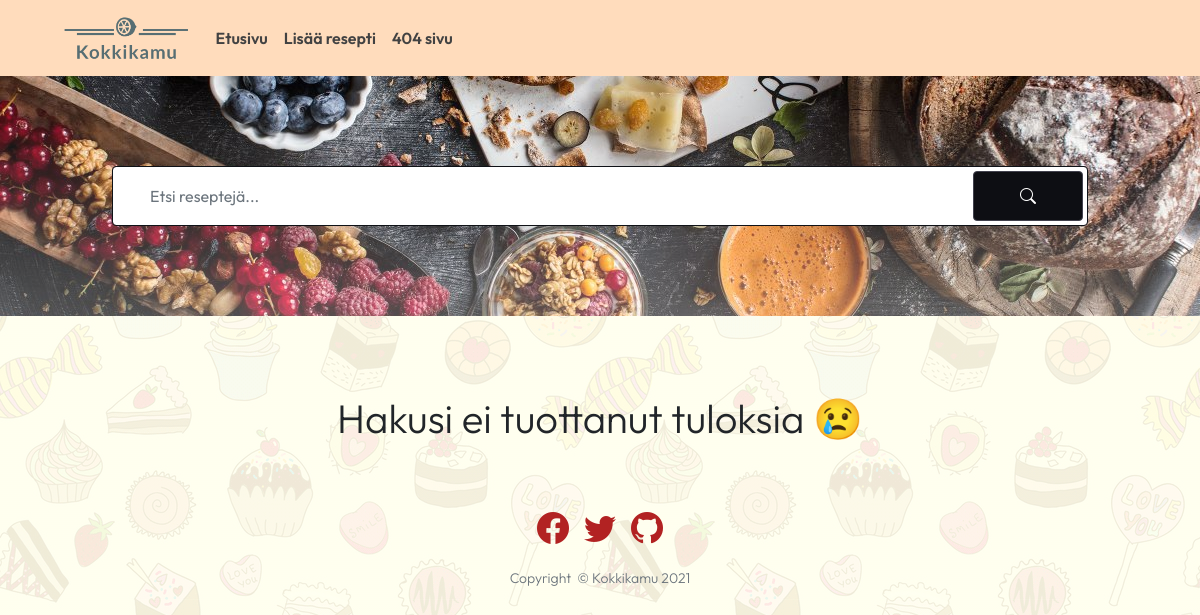
/search_category/2/, run on an earlier commit of the app's database.
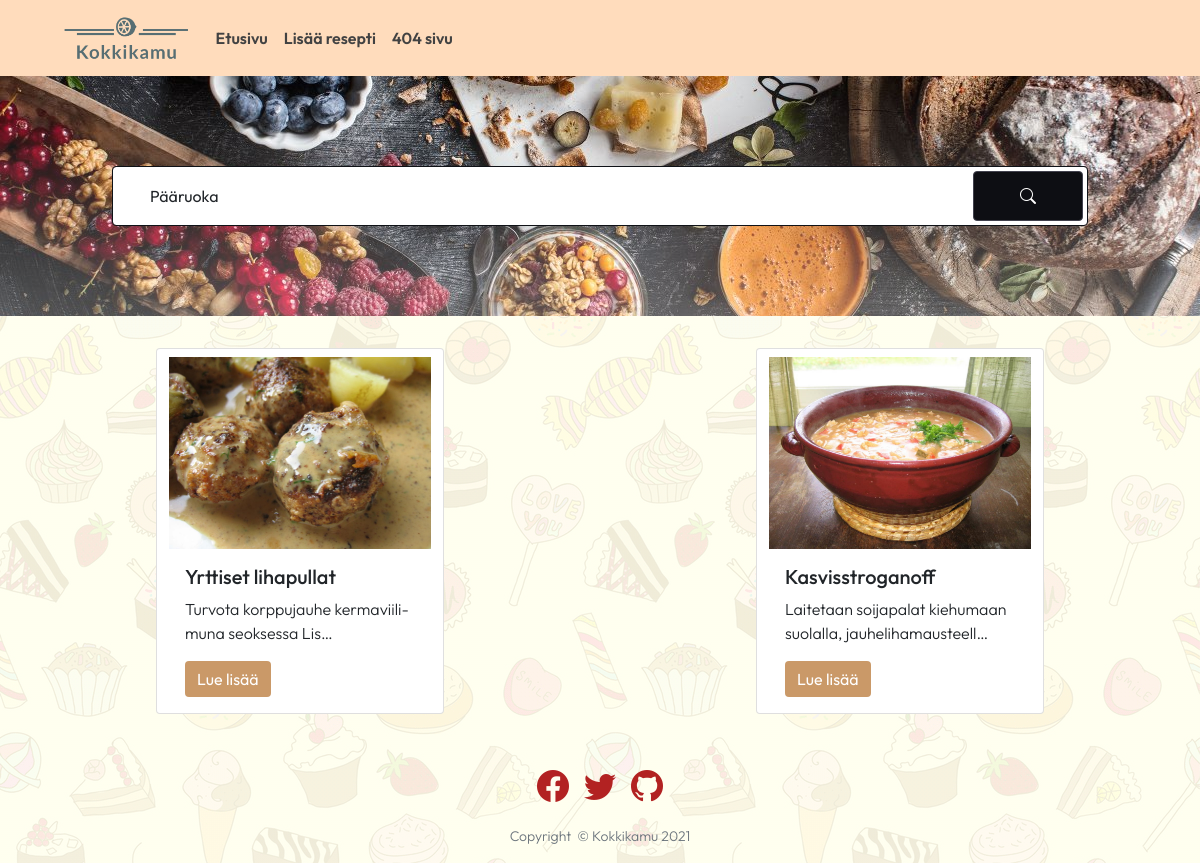
And on a later commit of the database.
### resepti_app/models.py (models this page shows)
class Recipe(models.Model):
    headline = models.CharField(max_length=300)
    body_text = RichTextField(blank=True, null=True)
    image = models.ImageField(upload_to='images/')
    categoryFK = models.ForeignKey(Category, on_delete=models.CASCADE, blank=True, null=True) #SET_DEFAULT , to_field='name'
    basic_ingredient = models.ManyToManyField(Basic_ingredient, related_name='recipes', blank=True) # recipe_set
    def __str__(self):
        return f"ReseptiList: {self.id} | {self.headline}"

class Category(models.Model):
    cat_name = models.CharField(max_length=200)
    def __str__(self):
        return self.cat_name

### resepti_app/views.py (the view)
# urls.py: path('search_category/<int:cat_id>/', views.search_category, name = 'search_category'),
def search_category(request, cat_id):
    if request.method == 'GET':
        recipes = Recipe.objects.filter(categoryFK=cat_id)
        print('items', recipes)
        url_ex = "^/search_category/\d+/$"
        m = re.match(url_ex, request.path)
        print('match ', m)
        url = False
        if m:
            url = True
    context = {
        'recipes': recipes,
        'url': url,
    }
    return render(request, 'resepti_app/index.html', context)

### resepti_app/templates/resepti_app/index.html (shortened to what this page needs)
{% extends "resepti_app/base.html" %}
{% load static %}
{% block content %}
{% include 'resepti_app/search.html' %}
<div class="content_warp_recipe">
    <div class="card_warp row mt-4 mb-4">
        {% if recipes %}
        {% for el in recipes %}
            <div class="card mx-2 my-2">
                <a href="{% url 'resepti' el.id %}">
                    <img src="{{el.image.url}}" class="card-img-top pt-2" alt="{{el.image}}">
                </a>
                <div class="card-body">
                    <h5 class="card-title">{{el.headline}}</h5>
                    <p class="card-text">{{el.body_text|truncatechars:63|striptags|safe}}</p>
                    <a href="{% url 'resepti' el.id %}" class="btn btn-primary btn_bgcolor">Lue lisää</a>
                </div>
            </div>
        {% endfor %}
        {% else %}
        <div class="mt-5" style="text-align: center;">
            <p style="font-size: 2.5em">Hakusi ei tuottanut tuloksia &#128546;</p>
        </div>
        {% endif %}
    </div>
</div>
{% endblock %}

### resepti_app/templates/resepti_app/base.html (shortened to what this page needs)
{% load static %}
<!DOCTYPE html>
<html lang="en">
<head>
    <link href="https://cdn.jsdelivr.net/npm/bootstrap@5.1.3/dist/css/bootstrap.min.css" rel="stylesheet">
    <link rel="stylesheet" href="https://cdn.jsdelivr.net/npm/bootstrap-icons@1.5.0/font/bootstrap-icons.css">
    <link rel="stylesheet" type="text/css" href="{% static 'resepti_app/main.css' %}">
    <link rel="stylesheet" type="text/css" href="{% static 'resepti_app/search.css' %}">
</head>
<body>
    <div>
        <div class="container-fluid">
            <div class="row justify-content-md-center">
                <nav class="navbar navbar-expand-sm navbar-light sticky-top" style="background-color:#ffdcbc">
                    <div class="container-fluid ps-5">
                        <a class="navbar-brand" href="{% url 'home' %}">
                            <img src="{% static 'resepti_app/logo/rsz_1logo_transparent.png' %}" alt="logo">
                        </a>
                        <div class="collapse navbar-collapse" id="navbarText">
                            <ul class="navbar-nav me-auto">
                                <li class="nav-item">
                                    <a class="nav-link" href="{% url 'home' %}">Etusivu</a>
                                </li>
                                <li class="nav-item">
                                    <a class="nav-link" href="{% url 'add_resepti' %}">Lisää resepti</a>
                                </li>
                                <li class="nav-item">
                                    <a class="nav-link" href="{% url 'page404' %}">404 sivu</a>
                                </li>
                            </ul>
                        </div>
                    </div>
                </nav>
                {% block content %}
                {% endblock %}
            </div>
        </div>
    </div>
    <footer>
        <div class="container mt-3 mb-3" style="text-align: center;">
            <ul class="list-inline mb-3" style="font-size: 2em; color: darkred;">
                <li class="list-inline-item"><a class="link social-link rounded-circle" href="#">
                    <i class="bi bi-facebook" style="color:firebrick;"></i></a>
                </li>
                <li class="list-inline-item"><a class="link social-link rounded-circle" href="#">
                    <i class="bi bi-twitter" style="color:firebrick;"></i></a>
                </li>
                <li class="list-inline-item"><a class="link social-link rounded-circle" href="https://github.com/SergeiVasilyev/Cookbook/wiki" target="_blank">
                    <i class="bi bi-github" style="color:firebrick;"></i></a>
                </li>
            </ul>
            <p class="text-muted mb-0 small">Copyright  © Kokkikamu 2021</p>
        </div>
    </footer>
</body>
</html>

### resepti_app/templates/resepti_app/search.html (shortened to what this page needs)
<div class="container">
    <div class="row height d-flex justify-content-center align-items-center">
        <div class="col">
            <div class="search">
                <form action="{% url 'search' %}" method="get">
                <input name="search_form" type="text" class="form-control" placeholder="Etsi reseptejä..."
                    value="{% if url %}{% for el in recipes %}{% if forloop.first %}{{el.categoryFK}}{% endif %}{% endfor %}{% endif %}">
                    <button class="btn btn-primary">
                        <i class="bi bi-search"></i>
                    </button>
                </form>
            </div>
        </div>
    </div>
</div>

### resepti_app/static/resepti_app/main.css (style rules this page uses)
body { font-family: "Outfit"; font-weight: 300; min-width: 360px; background: linear-gradient(0deg, rgba(255, 255, 239, 0.9), rgba(255, 255, 239, 0.90)), url('pics/patterni-konfeti.png'); }
.navbar-brand img { width: 100%; height: 50px; }
.navbar-nav { text-align: right; }
.navbar-light .navbar-nav .nav-link { color:#424242; font-weight: 600; }
.content_warp_recipe { max-width: 1190px; }
.card-text { font-size: 1em; word-break: break-all; }
.card img { width: 100%; height: 200px; object-fit: cover; object-position: 0% 20%; }
.card_warp { display: grid; grid-template-columns: repeat(auto-fit, minmax(18em, 1fr)); grid-template-rows: auto; column-gap: 10px; justify-items: center; }
.card { display: grid; max-width: 18em; }
.btn_bgcolor, .btn_bgcolor:hover, .btn_bgcolor:active, .btn_bgcolor:active:focus { background-color:#ca9968 !important; border: #ca9968 !important; box-shadow: none !important; color: white !important; }

### resepti_app/static/resepti_app/search.css (style rules this page uses)
.col { max-width: 1000px; }
.height { height: 20vw; background-repeat: repeat-y; background: linear-gradient(0deg, rgba(255, 255, 255, 0.3), rgba(255, 255, 255, 0)), url('pics/food.jpg'); background-position: center; background-size: cover; }
.search { position: relative; }
.search input { height: 60px; text-indent: 25px; border: 1.5px solid #0F1217 }
.search button { position: absolute; top: 5px; right: 5px; height: 50px; width: 110px; background: #0D0E13; border-color: #41414D; }

What changed in the data, as far as the page shows it:
added Recipe: search_form "Pääruoka", image (picture), headline "Yrttiset lihapullat", body_text "Turvota korppujauhe kermaviili-muna seoksessa Lis…"
added Recipe: image (picture), headline "Kasvisstroganoff", body_text "Laitetaan soijapalat kiehumaan suolalla, jauhelihamausteell…"
Also different on the page:
text no longer shown: "Hakusi ei tuottanut tuloksia 😢"
